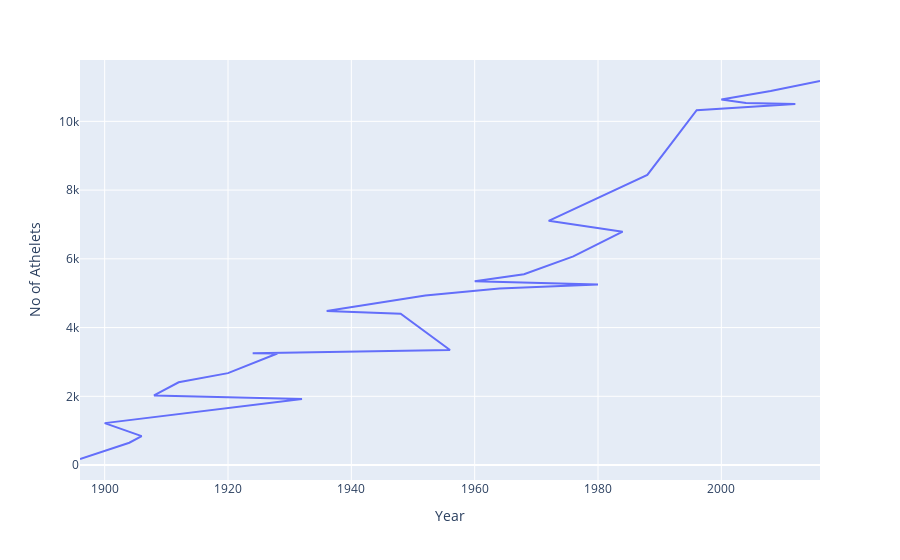

Notebook cell for this chart:
### Code cell
fig = px.line(athletes_per_year,x='Year',y="No of Athelets")
fig.show()

### Figure 1 — Plotly figure (JSON) as saved in the notebook; plotly's stock layout.template omitted (floating-point values rounded to 4 significant figures)
{"data": [{"hovertemplate": "Year=%{x}<br>No of Athelets=%{y}<extra></extra>", "legendgroup": "", "line": {"color": "#636efa", "dash": "solid"}, "marker": {"symbol": "circle"}, "mode": "lines", "name": "", "orientation": "v", "showlegend": false, "type": "scatter", "x": [2016, 2008, 2000, 2004, 2012, 1996, 1992, 1988, 1972, 1984, 1976, 1968, 1960, 1980, 1964, 1952, 1936, 1948, 1956, 1924, 1928, 1920, 1912, 1908, 1932, 1900, 1906, 1904, 1896], "xaxis": "x", "y": [11174, 10880, 10639, 10537, 10502, 10324, 9380, 8443, 7105, 6791, 6070, 5552, 5348, 5252, 5134, 4931, 4482, 4402, 3346, 3256, 3246, 2675, 2409, 2024, 1922, 1220, 841, 650, 176], "yaxis": "y"}], "layout": {"legend": {"tracegroupgap": 0}, "margin": {"t": 60}, "xaxis": {"anchor": "y", "domain": [0, 1], "title": {"text": "Year"}}, "yaxis": {"anchor": "x", "domain": [0, 1], "title": {"text": "No of Athelets"}}}}
